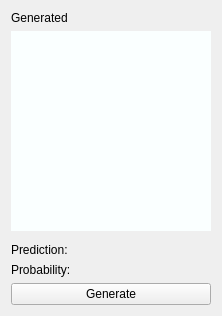
        <widget class="QWidget" name="widget_7" native="true">
         <layout class="QVBoxLayout" name="verticalLayout_10">
          <property name="spacing">
           <number>-1</number>
          </property>
          <item>
           <widget class="QLabel" name="label_3">
            <property name="text">
             <string>Generated</string>
            </property>
            <property name="alignment">
             <set>Qt::AlignLeading|Qt::AlignLeft|Qt::AlignVCenter</set>
            </property>
           </widget>
          </item>
          <item>
           <widget class="QLabel" name="generated_label">
            <property name="sizePolicy">
             <sizepolicy hsizetype="Fixed" vsizetype="Fixed">
              <horstretch>0</horstretch>
              <verstretch>0</verstretch>
             </sizepolicy>
            </property>
            <property name="minimumSize">
             <size>
              <width>200</width>
              <height>200</height>
             </size>
            </property>
            <property name="maximumSize">
             <size>
              <width>200</width>
              <height>200</height>
             </size>
            </property>
            <property name="baseSize">
             <size>
              <width>200</width>
              <height>200</height>
             </size>
            </property>
            <property name="palette">
             <palette>
              <active>
               <colorrole role="WindowText">
                <brush brushstyle="SolidPattern">
                 <color alpha="255">
                  <red>0</red>
                  <green>0</green>
                  <blue>0</blue>
                 </color>
                </brush>
               </colorrole>
               <colorrole role="Button">
                <brush brushstyle="SolidPattern">
                 <color alpha="255">
                  <red>250</red>
                  <green>255</green>
                  <blue>255</blue>
                 </color>
                </brush>
               </colorrole>
               <colorrole role="Light">
                <brush brushstyle="SolidPattern">
                 <color alpha="255">
                  <red>255</red>
                  <green>255</green>
                  <blue>255</blue>
                 </color>
                </brush>
               </colorrole>
               <colorrole role="Midlight">
                <brush brushstyle="SolidPattern">
                 <color alpha="255">
                  <red>252</red>
                  <green>255</green>
                  <blue>255</blue>
                 </color>
                </brush>
               </colorrole>
               <colorrole role="Dark">
                <brush brushstyle="SolidPattern">
                 <color alpha="255">
                  <red>125</red>
                  <green>127</green>
                  <blue>127</blue>
                 </color>
                </brush>
               </colorrole>
               <colorrole role="Mid">
                <brush brushstyle="SolidPattern">
                 <color alpha="255">
                  <red>167</red>
                  <green>170</green>
                  <blue>170</blue>
                 </color>
                </brush>
               </colorrole>
               <colorrole role="Text">
                <brush brushstyle="SolidPattern">
                 <color alpha="255">
                  <red>0</red>
                  <green>0</green>
                  <blue>0</blue>
                 </color>
                </brush>
               </colorrole>
               <colorrole role="BrightText">
                <brush brushstyle="SolidPattern">
                 <color alpha="255">
                  <red>255</red>
                  <green>255</green>
                  <blue>255</blue>
                 </color>
                </brush>
               </colorrole>
               <colorrole role="ButtonText">
                <brush brushstyle="SolidPattern">
                 <color alpha="255">
                  <red>0</red>
                  <green>0</green>
                  <blue>0</blue>
                 </color>
                </brush>
               </colorrole>
               <colorrole role="Base">
                <brush brushstyle="SolidPattern">
                 <color alpha="255">
                  <red>255</red>
                  <green>255</green>
                  <blue>255</blue>
                 </color>
                </brush>
               </colorrole>
               <colorrole role="Window">
                <brush brushstyle="SolidPattern">
                 <color alpha="255">
                  <red>250</red>
                  <green>255</green>
                  <blue>255</blue>
                 </color>
                </brush>
               </colorrole>
               <colorrole role="Shadow">
                <brush brushstyle="SolidPattern">
                 <color alpha="255">
                  <red>0</red>
                  <green>0</green>
                  <blue>0</blue>
                 </color>
                </brush>
               </colorrole>
               <colorrole role="AlternateBase">
                <brush brushstyle="SolidPattern">
                 <color alpha="255">
                  <red>252</red>
                  <green>255</green>
                  <blue>255</blue>
                 </color>
                </brush>
               </colorrole>
               <colorrole role="ToolTipBase">
                <brush brushstyle="SolidPattern">
                 <color alpha="255">
                  <red>255</red>
                  <green>255</green>
                  <blue>220</blue>
                 </color>
                </brush>
               </colorrole>
               <colorrole role="ToolTipText">
                <brush brushstyle="SolidPattern">
                 <color alpha="255">
                  <red>0</red>
                  <green>0</green>
                  <blue>0</blue>
                 </color>
                </brush>
               </colorrole>
               <colorrole role="PlaceholderText">
                <brush brushstyle="SolidPattern">
                 <color alpha="128">
                  <red>0</red>
                  <green>0</green>
                  <blue>0</blue>
                 </color>
                </brush>
               </colorrole>
              </active>
              <inactive>
               <colorrole role="WindowText">
                <brush brushstyle="SolidPattern">
                 <color alpha="255">
                  <red>0</red>
                  <green>0</green>
                  <blue>0</blue>
                 </color>
                </brush>
               </colorrole>
               <colorrole role="Button">
                <brush brushstyle="SolidPattern">
                 <color alpha="255">
                  <red>250</red>
                  <green>255</green>
                  <blue>255</blue>
                 </color>
                </brush>
               </colorrole>
               <colorrole role="Light">
                <brush brushstyle="SolidPattern">
                 <color alpha="255">
                  <red>255</red>
                  <green>255</green>
                  <blue>255</blue>
                 </color>
                </brush>
               </colorrole>
               <colorrole role="Midlight">
                <brush brushstyle="SolidPattern">
                 <color alpha="255">
                  <red>252</red>
                  <green>255</green>
                  <blue>255</blue>
                 </color>
                </brush>
               </colorrole>
               <colorrole role="Dark">
                <brush brushstyle="SolidPattern">
                 <color alpha="255">
                  <red>125</red>
                  <green>127</green>
                  <blue>127</blue>
                 </color>
                </brush>
               </colorrole>
               <colorrole role="Mid">
                <brush brushstyle="SolidPattern">
                 <color alpha="255">
                  <red>167</red>
                  <green>170</green>
                  <blue>170</blue>
                 </color>
                </brush>
               </colorrole>
               <colorrole role="Text">
                <brush brushstyle="SolidPattern">
                 <color alpha="255">
                  <red>0</red>
                  <green>0</green>
                  <blue>0</blue>
                 </color>
                </brush>
               </colorrole>
               <colorrole role="BrightText">
                <brush brushstyle="SolidPattern">
                 <color alpha="255">
                  <red>255</red>
                  <green>255</green>
                  <blue>255</blue>
                 </color>
                </brush>
               </colorrole>
               <colorrole role="ButtonText">
                <brush brushstyle="SolidPattern">
                 <color alpha="255">
                  <red>0</red>
                  <green>0</green>
                  <blue>0</blue>
                 </color>
                </brush>
               </colorrole>
               <colorrole role="Base">
                <brush brushstyle="SolidPattern">
                 <color alpha="255">
                  <red>255</red>
                  <green>255</green>
                  <blue>255</blue>
                 </color>
                </brush>
               </colorrole>
               <colorrole role="Window">
                <brush brushstyle="SolidPattern">
                 <color alpha="255">
                  <red>250</red>
                  <green>255</green>
                  <blue>255</blue>
                 </color>
                </brush>
               </colorrole>
               <colorrole role="Shadow">
                <brush brushstyle="SolidPattern">
                 <color alpha="255">
                  <red>0</red>
                  <green>0</green>
                  <blue>0</blue>
                 </color>
                </brush>
               </colorrole>
               <colorrole role="AlternateBase">
                <brush brushstyle="SolidPattern">
                 <color alpha="255">
                  <red>252</red>
                  <green>255</green>
                  <blue>255</blue>
                 </color>
                </brush>
               </colorrole>
               <colorrole role="ToolTipBase">
                <brush brushstyle="SolidPattern">
                 <color alpha="255">
                  <red>255</red>
                  <green>255</green>
                  <blue>220</blue>
                 </color>
                </brush>
               </colorrole>
               <colorrole role="ToolTipText">
                <brush brushstyle="SolidPattern">
                 <color alpha="255">
                  <red>0</red>
                  <green>0</green>
                  <blue>0</blue>
                 </color>
                </brush>
               </colorrole>
               <colorrole role="PlaceholderText">
                <brush brushstyle="SolidPattern">
                 <color alpha="128">
                  <red>0</red>
                  <green>0</green>
                  <blue>0</blue>
                 </color>
                </brush>
               </colorrole>
              </inactive>
              <disabled>
               <colorrole role="WindowText">
                <brush brushstyle="SolidPattern">
                 <color alpha="255">
                  <red>125</red>
                  <green>127</green>
                  <blue>127</blue>
                 </color>
                </brush>
               </colorrole>
               <colorrole role="Button">
                <brush brushstyle="SolidPattern">
                 <color alpha="255">
                  <red>250</red>
                  <green>255</green>
                  <blue>255</blue>
                 </color>
                </brush>
               </colorrole>
               <colorrole role="Light">
                <brush brushstyle="SolidPattern">
                 <color alpha="255">
                  <red>255</red>
                  <green>255</green>
                  <blue>255</blue>
                 </color>
                </brush>
               </colorrole>
               <colorrole role="Midlight">
                <brush brushstyle="SolidPattern">
                 <color alpha="255">
                  <red>252</red>
                  <green>255</green>
                  <blue>255</blue>
                 </color>
                </brush>
               </colorrole>
               <colorrole role="Dark">
                <brush brushstyle="SolidPattern">
                 <color alpha="255">
                  <red>125</red>
                  <green>127</green>
                  <blue>127</blue>
                 </color>
                </brush>
               </colorrole>
               <colorrole role="Mid">
                <brush brushstyle="SolidPattern">
                 <color alpha="255">
                  <red>167</red>
                  <green>170</green>
                  <blue>170</blue>
                 </color>
                </brush>
               </colorrole>
               <colorrole role="Text">
                <brush brushstyle="SolidPattern">
                 <color alpha="255">
                  <red>125</red>
                  <green>127</green>
                  <blue>127</blue>
                 </color>
                </brush>
               </colorrole>
               <colorrole role="BrightText">
                <brush brushstyle="SolidPattern">
                 <color alpha="255">
                  <red>255</red>
                  <green>255</green>
                  <blue>255</blue>
                 </color>
                </brush>
               </colorrole>
               <colorrole role="ButtonText">
                <brush brushstyle="SolidPattern">
                 <color alpha="255">
                  <red>125</red>
                  <green>127</green>
                  <blue>127</blue>
                 </color>
                </brush>
               </colorrole>
               <colorrole role="Base">
                <brush brushstyle="SolidPattern">
                 <color alpha="255">
                  <red>250</red>
                  <green>255</green>
                  <blue>255</blue>
                 </color>
                </brush>
               </colorrole>
               <colorrole role="Window">
                <brush brushstyle="SolidPattern">
                 <color alpha="255">
                  <red>250</red>
                  <green>255</green>
                  <blue>255</blue>
                 </color>
                </brush>
               </colorrole>
               <colorrole role="Shadow">
                <brush brushstyle="SolidPattern">
                 <color alpha="255">
                  <red>0</red>
                  <green>0</green>
                  <blue>0</blue>
                 </color>
                </brush>
               </colorrole>
               <colorrole role="AlternateBase">
                <brush brushstyle="SolidPattern">
                 <color alpha="255">
                  <red>250</red>
                  <green>255</green>
                  <blue>255</blue>
                 </color>
                </brush>
               </colorrole>
               <colorrole role="ToolTipBase">
                <brush brushstyle="SolidPattern">
                 <color alpha="255">
                  <red>255</red>
                  <green>255</green>
                  <blue>220</blue>
                 </color>
                </brush>
               </colorrole>
               <colorrole role="ToolTipText">
                <brush brushstyle="SolidPattern">
                 <color alpha="255">
                  <red>0</red>
                  <green>0</green>
                  <blue>0</blue>
                 </color>
                </brush>
               </colorrole>
               <colorrole role="PlaceholderText">
                <brush brushstyle="SolidPattern">
                 <color alpha="128">
                  <red>0</red>
                  <green>0</green>
                  <blue>0</blue>
                 </color>
                </brush>
               </colorrole>
              </disabled>
             </palette>
            </property>
            <property name="layoutDirection">
             <enum>Qt::LeftToRight</enum>
            </property>
            <property name="autoFillBackground">
             <bool>true</bool>
            </property>
            <property name="text">
             <string/>
            </property>
            <property name="scaledContents">
             <bool>false</bool>
            </property>
            <property name="alignment">
             <set>Qt::AlignRight|Qt::AlignTrailing|Qt::AlignVCenter</set>
            </property>
           </widget>
          </item>
          <item>
           <widget class="QWidget" name="widget_4" native="true">
            <layout class="QGridLayout" name="gridLayout">
             <property name="leftMargin">
              <number>0</number>
             </property>
             <property name="topMargin">
              <number>0</number>
             </property>
             <property name="rightMargin">
              <number>0</number>
             </property>
             <property name="bottomMargin">
              <number>0</number>
             </property>
             <property name="spacing">
              <number>0</number>
             </property>
            </layout>
           </widget>
          </item>
          <item>
           <widget class="QLabel" name="label_4">
            <property name="text">
             <string>Prediction:</string>
            </property>
           </widget>
          </item>
          <item>
           <widget class="QLabel" name="label_9">
            <property name="text">
             <string>Probability:</string>
            </property>
           </widget>
          </item>
          <item>
           <widget class="QPushButton" name="generate_btn">
            <property name="maximumSize">
             <size>
              <width>200</width>
              <height>16777215</height>
             </size>
            </property>
            <property name="palette">
             <palette>
              <active>
               <colorrole role="Text">
                <brush brushstyle="SolidPattern">
                 <color alpha="255">
                  <red>0</red>
                  <green>0</green>
                  <blue>0</blue>
                 </color>
                </brush>
               </colorrole>
               <colorrole role="ButtonText">
                <brush brushstyle="SolidPattern">
                 <color alpha="255">
                  <red>0</red>
                  <green>0</green>
                  <blue>0</blue>
                 </color>
                </brush>
               </colorrole>
               <colorrole role="PlaceholderText">
                <brush brushstyle="NoBrush">
                 <color alpha="128">
                  <red>0</red>
                  <green>0</green>
                  <blue>0</blue>
                 </color>
                </brush>
               </colorrole>
              </active>
              <inactive>
               <colorrole role="Text">
                <brush brushstyle="SolidPattern">
                 <color alpha="255">
                  <red>0</red>
                  <green>0</green>
                  <blue>0</blue>
                 </color>
                </brush>
               </colorrole>
               <colorrole role="ButtonText">
                <brush brushstyle="SolidPattern">
                 <color alpha="255">
                  <red>0</red>
                  <green>0</green>
                  <blue>0</blue>
                 </color>
                </brush>
               </colorrole>
               <colorrole role="PlaceholderText">
                <brush brushstyle="NoBrush">
                 <color alpha="128">
                  <red>0</red>
                  <green>0</green>
                  <blue>0</blue>
                 </color>
                </brush>
               </colorrole>
              </inactive>
              <disabled>
               <colorrole role="Text">
                <brush brushstyle="SolidPattern">
                 <color alpha="255">
                  <red>28</red>
                  <green>28</green>
                  <blue>28</blue>
                 </color>
                </brush>
               </colorrole>
               <colorrole role="ButtonText">
                <brush brushstyle="SolidPattern">
                 <color alpha="255">
                  <red>28</red>
                  <green>28</green>
                  <blue>28</blue>
                 </color>
                </brush>
               </colorrole>
               <colorrole role="PlaceholderText">
                <brush brushstyle="NoBrush">
                 <color alpha="128">
                  <red>0</red>
                  <green>0</green>
                  <blue>0</blue>
                 </color>
                </brush>
               </colorrole>
              </disabled>
             </palette>
            </property>
            <property name="autoFillBackground">
             <bool>false</bool>
            </property>
            <property name="text">
             <string>Generate</string>
            </property>
           </widget>
          </item>
         </layout>
        </widget>
